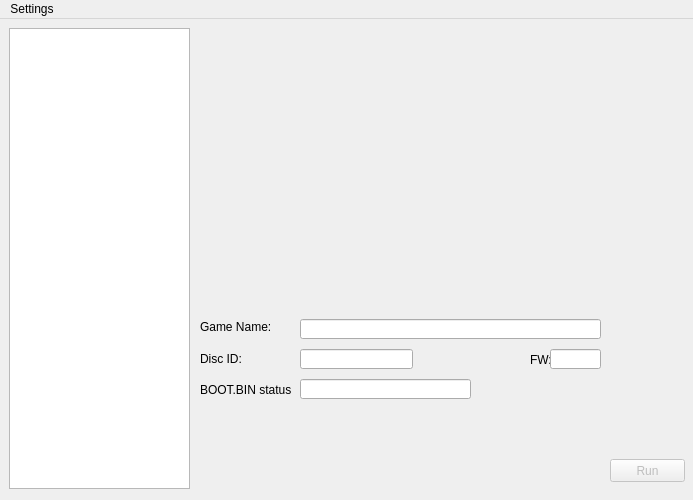
<?xml version="1.0" encoding="UTF-8"?>
<ui version="4.0">
 <class>pcspfrontendClass</class>
 <widget class="QMainWindow" name="pcspfrontendClass">
  <property name="enabled">
   <bool>true</bool>
  </property>
  <property name="geometry">
   <rect>
    <x>0</x>
    <y>0</y>
    <width>693</width>
    <height>500</height>
   </rect>
  </property>
  <property name="sizePolicy">
   <sizepolicy hsizetype="Fixed" vsizetype="Fixed">
    <horstretch>0</horstretch>
    <verstretch>0</verstretch>
   </sizepolicy>
  </property>
  <property name="minimumSize">
   <size>
    <width>693</width>
    <height>500</height>
   </size>
  </property>
  <property name="maximumSize">
   <size>
    <width>693</width>
    <height>500</height>
   </size>
  </property>
  <property name="windowTitle">
   <string>pcspfrontend</string>
  </property>
  <property name="windowIcon">
   <iconset>
    <normalon>:/../../Resources/pcsp.ico</normalon>
   </iconset>
  </property>
  <property name="styleSheet">
   <string/>
  </property>
  <widget class="QWidget" name="centralWidget">
   <property name="sizePolicy">
    <sizepolicy hsizetype="Expanding" vsizetype="Expanding">
     <horstretch>0</horstretch>
     <verstretch>0</verstretch>
    </sizepolicy>
   </property>
   <widget class="QListWidget" name="icon0list">
    <property name="geometry">
     <rect>
      <x>9</x>
      <y>9</y>
      <width>181</width>
      <height>461</height>
     </rect>
    </property>
    <property name="sizePolicy">
     <sizepolicy hsizetype="Preferred" vsizetype="Maximum">
      <horstretch>0</horstretch>
      <verstretch>0</verstretch>
     </sizepolicy>
    </property>
    <property name="iconSize">
     <size>
      <width>144</width>
      <height>80</height>
     </size>
    </property>
    <property name="textElideMode">
     <enum>Qt::ElideNone</enum>
    </property>
    <property name="movement">
     <enum>QListView::Static</enum>
    </property>
    <property name="spacing">
     <number>4</number>
    </property>
    <property name="viewMode">
     <enum>QListView::IconMode</enum>
    </property>
    <property name="modelColumn">
     <number>0</number>
    </property>
   </widget>
   <widget class="pic1labelclass" name="pic1label">
    <property name="geometry">
     <rect>
      <x>200</x>
      <y>10</y>
      <width>480</width>
      <height>272</height>
     </rect>
    </property>
    <property name="minimumSize">
     <size>
      <width>480</width>
      <height>272</height>
     </size>
    </property>
    <property name="maximumSize">
     <size>
      <width>480</width>
      <height>272</height>
     </size>
    </property>
    <property name="text">
     <string/>
    </property>
   </widget>
   <widget class="psfLineEdit" name="gameNameEdit">
    <property name="geometry">
     <rect>
      <x>300</x>
      <y>300</y>
      <width>301</width>
      <height>20</height>
     </rect>
    </property>
    <property name="readOnly">
     <bool>true</bool>
    </property>
   </widget>
   <widget class="QLabel" name="label">
    <property name="geometry">
     <rect>
      <x>200</x>
      <y>300</y>
      <width>71</width>
      <height>16</height>
     </rect>
    </property>
    <property name="text">
     <string>Game Name:</string>
    </property>
   </widget>
   <widget class="QLabel" name="label_2">
    <property name="geometry">
     <rect>
      <x>200</x>
      <y>330</y>
      <width>41</width>
      <height>20</height>
     </rect>
    </property>
    <property name="text">
     <string>Disc ID:</string>
    </property>
   </widget>
   <widget class="psfLineEdit" name="discIdEdit">
    <property name="geometry">
     <rect>
      <x>300</x>
      <y>330</y>
      <width>113</width>
      <height>20</height>
     </rect>
    </property>
    <property name="readOnly">
     <bool>true</bool>
    </property>
   </widget>
   <widget class="QLabel" name="label_3">
    <property name="geometry">
     <rect>
      <x>530</x>
      <y>330</y>
      <width>21</width>
      <height>21</height>
     </rect>
    </property>
    <property name="text">
     <string>FW:</string>
    </property>
   </widget>
   <widget class="psfLineEdit" name="firmwareEdit">
    <property name="geometry">
     <rect>
      <x>550</x>
      <y>330</y>
      <width>51</width>
      <height>20</height>
     </rect>
    </property>
    <property name="readOnly">
     <bool>true</bool>
    </property>
   </widget>
   <widget class="QLabel" name="label_4">
    <property name="geometry">
     <rect>
      <x>200</x>
      <y>360</y>
      <width>91</width>
      <height>21</height>
     </rect>
    </property>
    <property name="text">
     <string>BOOT.BIN status:</string>
    </property>
   </widget>
   <widget class="psfLineEdit" name="lineEdit">
    <property name="geometry">
     <rect>
      <x>300</x>
      <y>360</y>
      <width>171</width>
      <height>20</height>
     </rect>
    </property>
   </widget>
   <widget class="runButtonclass" name="runButton">
    <property name="enabled">
     <bool>false</bool>
    </property>
    <property name="geometry">
     <rect>
      <x>610</x>
      <y>440</y>
      <width>75</width>
      <height>23</height>
     </rect>
    </property>
    <property name="text">
     <string>Run</string>
    </property>
    <property name="autoDefault">
     <bool>false</bool>
    </property>
    <property name="flat">
     <bool>false</bool>
    </property>
   </widget>
  </widget>
  <widget class="QMenuBar" name="menuBar">
   <property name="geometry">
    <rect>
     <x>0</x>
     <y>0</y>
     <width>693</width>
     <height>22</height>
    </rect>
   </property>
   <widget class="QMenu" name="menuFile">
    <property name="title">
     <string>Settings</string>
    </property>
    <addaction name="actionChange_UMD_Location"/>
   </widget>
   <addaction name="menuFile"/>
  </widget>
  <action name="actionChange_UMD_Location">
   <property name="text">
    <string>Change UMD Location</string>
   </property>
  </action>
 </widget>
 <layoutdefault spacing="6" margin="11"/>
 <customwidgets>
  <customwidget>
   <class>pic1labelclass</class>
   <extends>QLabel</extends>
   <header>qt4_pic1label.h</header>
   <slots>
    <slot>displaypic()</slot>
    <slot>displaypic(QListWidgetItem*)</slot>
   </slots>
  </customwidget>
  <customwidget>
   <class>psfLineEdit</class>
   <extends>QLineEdit</extends>
   <header>qt4_psflineedit.h</header>
   <slots>
    <slot>setpsfInfo(QListWidgetItem*)</slot>
    <slot>checkbootbin(QListWidgetItem*)</slot>
   </slots>
  </customwidget>
  <customwidget>
   <class>runButtonclass</class>
   <extends>QPushButton</extends>
   <header>qt4_runButton.h</header>
   <slots>
    <slot>enableRunButton(QListWidgetItem*)</slot>
   </slots>
  </customwidget>
 </customwidgets>
 <resources>
  <include location="qt4_pcspfrontend.qrc"/>
 </resources>
 <connections>
  <connection>
   <sender>icon0list</sender>
   <signal>itemClicked(QListWidgetItem*)</signal>
   <receiver>pic1label</receiver>
   <slot>displaypic(QListWidgetItem*)</slot>
   <hints>
    <hint type="sourcelabel">
     <x>69</x>
     <y>262</y>
    </hint>
    <hint type="destinationlabel">
     <x>394</x>
     <y>180</y>
    </hint>
   </hints>
  </connection>
  <connection>
   <sender>icon0list</sender>
   <signal>itemClicked(QListWidgetItem*)</signal>
   <receiver>gameNameEdit</receiver>
   <slot>setpsfInfo(QListWidgetItem*)</slot>
   <hints>
    <hint type="sourcelabel">
     <x>85</x>
     <y>379</y>
    </hint>
    <hint type="destinationlabel">
     <x>315</x>
     <y>331</y>
    </hint>
   </hints>
  </connection>
  <connection>
   <sender>icon0list</sender>
   <signal>itemClicked(QListWidgetItem*)</signal>
   <receiver>discIdEdit</receiver>
   <slot>setpsfInfo(QListWidgetItem*)</slot>
   <hints>
    <hint type="sourcelabel">
     <x>94</x>
     <y>442</y>
    </hint>
    <hint type="destinationlabel">
     <x>412</x>
     <y>359</y>
    </hint>
   </hints>
  </connection>
  <connection>
   <sender>icon0list</sender>
   <signal>itemClicked(QListWidgetItem*)</signal>
   <receiver>firmwareEdit</receiver>
   <slot>setpsfInfo(QListWidgetItem*)</slot>
   <hints>
    <hint type="sourcelabel">
     <x>117</x>
     <y>464</y>
    </hint>
    <hint type="destinationlabel">
     <x>600</x>
     <y>359</y>
    </hint>
   </hints>
  </connection>
  <connection>
   <sender>icon0list</sender>
   <signal>itemClicked(QListWidgetItem*)</signal>
   <receiver>lineEdit</receiver>
   <slot>checkbootbin(QListWidgetItem*)</slot>
   <hints>
    <hint type="sourcelabel">
     <x>126</x>
     <y>416</y>
    </hint>
    <hint type="destinationlabel">
     <x>356</x>
     <y>398</y>
    </hint>
   </hints>
  </connection>
  <connection>
   <sender>icon0list</sender>
   <signal>itemClicked(QListWidgetItem*)</signal>
   <receiver>runButton</receiver>
   <slot>enableRunButton(QListWidgetItem*)</slot>
   <hints>
    <hint type="sourcelabel">
     <x>143</x>
     <y>477</y>
    </hint>
    <hint type="destinationlabel">
     <x>673</x>
     <y>483</y>
    </hint>
   </hints>
  </connection>
  <connection>
   <sender>runButton</sender>
   <signal>clicked()</signal>
   <receiver>runButton</receiver>
   <slot>click()</slot>
   <hints>
    <hint type="sourcelabel">
     <x>647</x>
     <y>473</y>
    </hint>
    <hint type="destinationlabel">
     <x>647</x>
     <y>473</y>
    </hint>
   </hints>
  </connection>
  <connection>
   <sender>actionChange_UMD_Location</sender>
   <signal>triggered()</signal>
   <receiver>pcspfrontendClass</receiver>
   <slot>menu_changeUmdPath()</slot>
   <hints>
    <hint type="sourcelabel">
     <x>-1</x>
     <y>-1</y>
    </hint>
    <hint type="destinationlabel">
     <x>346</x>
     <y>249</y>
    </hint>
   </hints>
  </connection>
 </connections>
 <slots>
  <slot>menu_changeUmdPath()</slot>
 </slots>
</ui>
